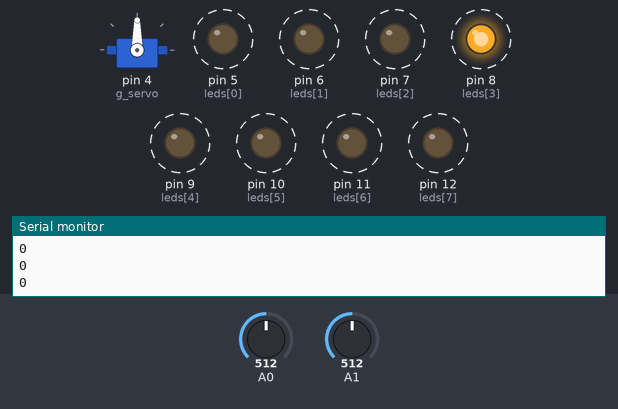
A sketch run on a simulated Arduino Uno, built with avr-gcc and run on an emulated ATmega328P. Shown: servo, output pins drawn as LEDs (lit = HIGH), the last lines printed to the serial monitor. Dashed ring = blinking. The inputs (shaded band) are chosen by the test bench; at power-on: A0 = 512, A1 = 512.

Above: at 2.2 s.
2.3 s: A0 set to 716
At 2.7 s:
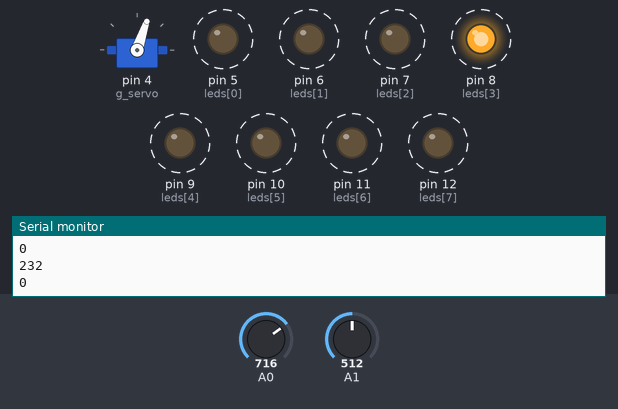
At 4.25 s:
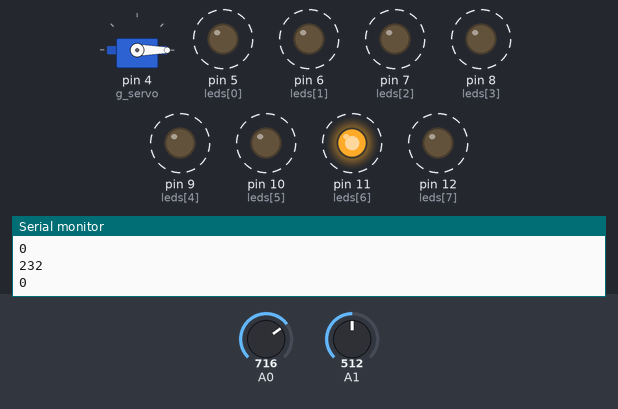
5.3 s: A1 set to 703
8.3 s: A1 set to 725
At 8.61 s:
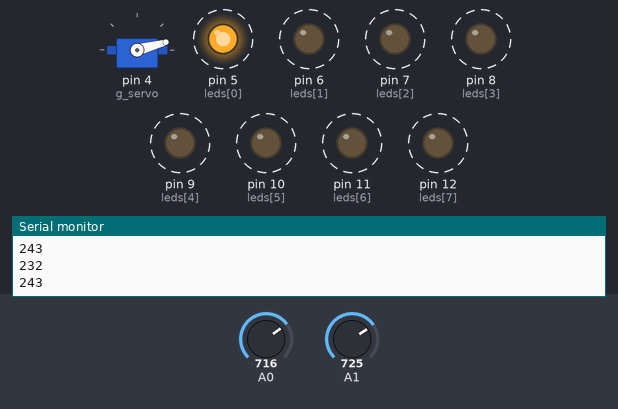
11.3 s: A0 set to 900
14.3 s: A0 set to 742
17.3 s: A0 set to 716
At 17.95 s:
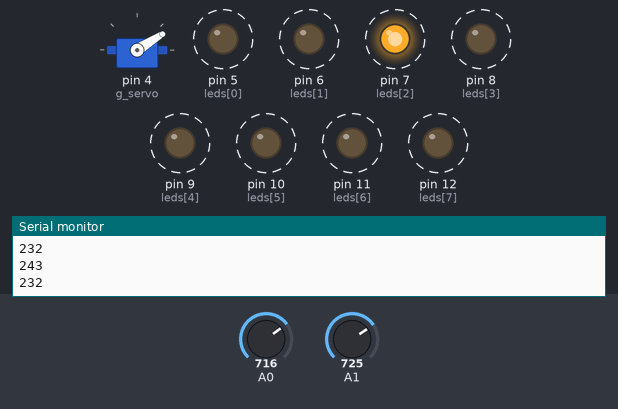
Timing chart, 0 to 23.3 s (numbered marks = the images above; inputs shaded):
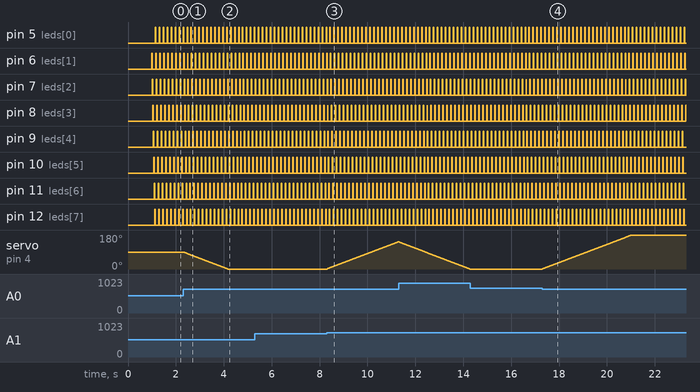

The sketch:

TwoEye.ino
```cpp
#include <Servo.h>

const int leftEye = A0;
const int rightEye = A1;

int leds[8] = { 5, 6, 7, 8, 9, 10, 11, 12 };
int nLeds =	sizeof(leds) / sizeof(*leds);

static Servo g_servo;
static int g_pos = 90;
static int g_l0 = 0;
static int g_r0 = 0;

int EyeVal(int eyePin)
{
	int v = analogRead(eyePin);
	return map(constrain(v, 25, 900), 25, 900, 1, 1000);
}

void setup() {
	Serial.begin(9600);
	for (int i = 0; i < nLeds; ++i)
		pinMode(leds[i], OUTPUT);
	g_servo.attach(4);	// PIN4
	g_servo.write(g_pos);
	delay(1000);							 // wait for a second
	g_l0 = EyeVal(leftEye);
	g_r0 = EyeVal(rightEye);
}

void loop() {
	static int i = 0;

	int l = EyeVal(leftEye) - g_l0;
	int r = EyeVal(rightEye) - g_r0;

	Serial.println(l);
	Serial.println(r);

	int j = i;
	i = ++i % nLeds;

	digitalWrite(leds[j], LOW);		// turn the LED off by making the voltage LOW
	digitalWrite(leds[i], HIGH);	 // turn the LED on (HIGH is the voltage level)

	if (r > l)
	{
		if (g_pos < 180)
			g_pos += 1;
	}
	else if (l > r)
	{
		if (g_pos > 0)
			g_pos -= 1;
	}

	g_servo.write(g_pos);

	delay(20);							 // wait for a second
}
```

Measured:
- the behaviour switches between 716 and 717 on A1 (found by bisection; images 2 and 3)
- after the input at 2.3 s, servo on pin 4 (g_servo): moves from 90° to 0° over 1.8 s, starting at once
- after the input at 8.3 s, servo on pin 4 (g_servo): moves from 0° to 144° over 3.0 s, starting at once
- after the input at 17.3 s, servo on pin 4 (g_servo): moves from 0° to 180° over 3.7 s, starting at once
- by itself, pin 5 (leds[0]), pin 6 (leds[1]), pin 7 (leds[2]), pin 8 (leds[3]), pin 9 (leds[4]), pin 10 (leds[5]), pin 11 (leds[6]), pin 12 (leds[7]): alternates HIGH for 0.02 s and LOW for 0.15 s
